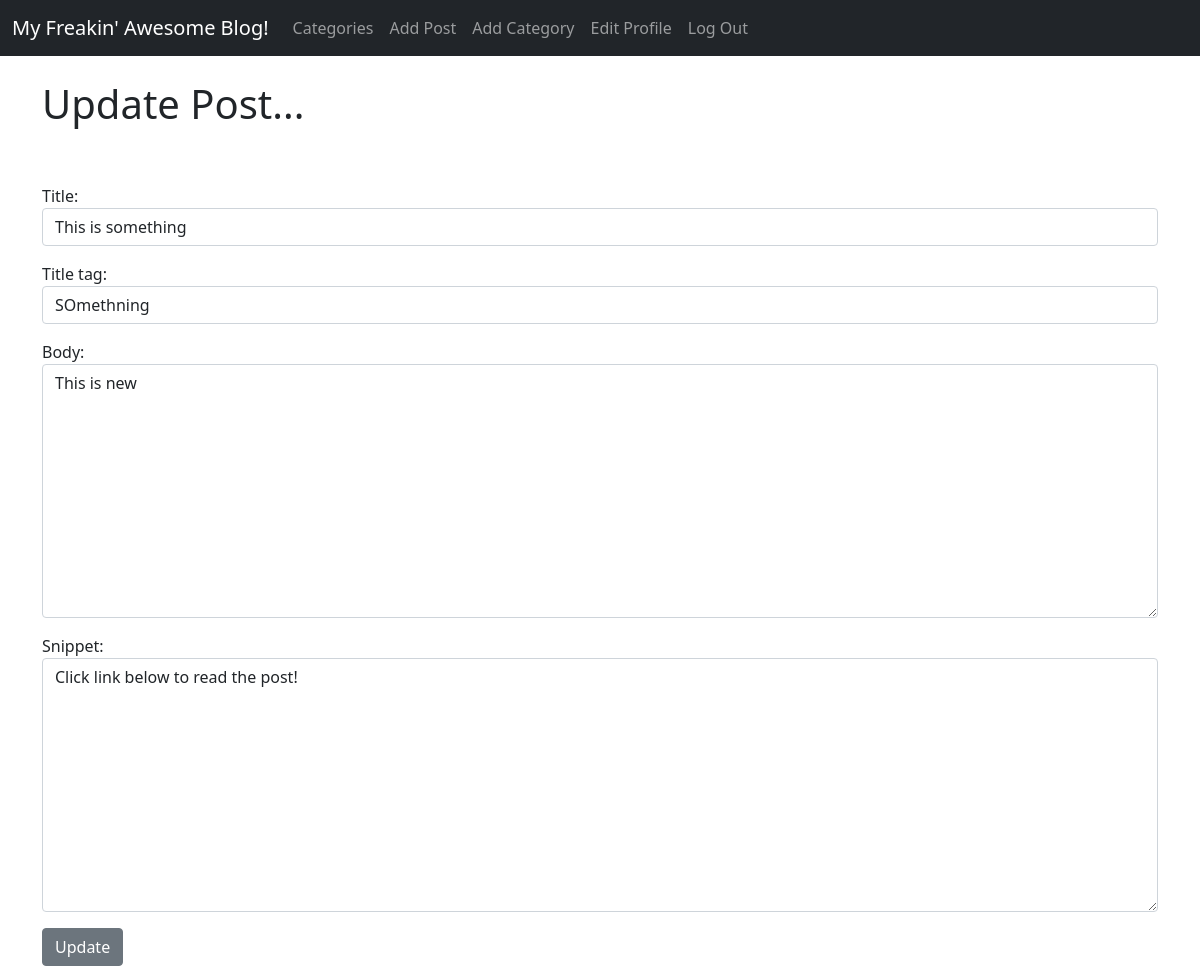
Before: /article/edit/11 (signed in) with the older database file.
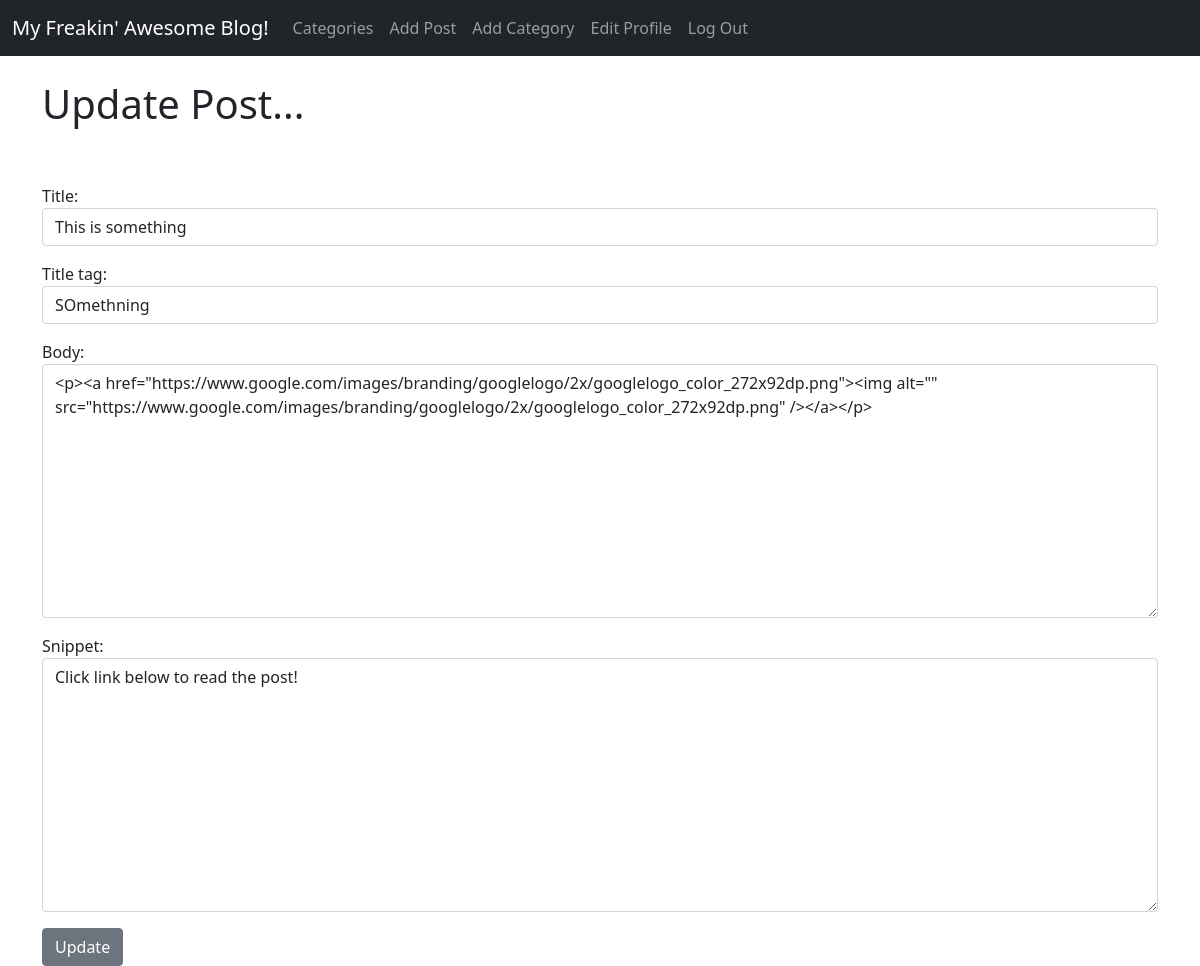
After: the same page with the newer database file.
### theblog/models.py (models this page shows, shortened)
class Post(models.Model):
    title = models.CharField(max_length=255)
    header_image = models.ImageField(null=True, blank=True, upload_to="images/")
    title_tag = models.CharField(max_length=255)
    author = models.ForeignKey(User, on_delete=models.CASCADE)
    body = RichTextField(blank=True, null=True)
    post_date = models.DateField(auto_now_add=True)
    category = models.CharField(max_length=255, default='coding')
    snippet = models.CharField(max_length=255)
    likes = models.ManyToManyField(User, related_name='blog_posts')

### theblog/views.py (the view)
# urls.py: path('article/edit/<int:pk>', UpdatePostView.as_view(), name="update_post"),
class UpdatePostView(UpdateView):
    model = Post
    form_class = EditForm
    template_name = 'update_post.html'

### theblog/forms.py
class EditForm(forms.ModelForm):
    class Meta:
        model = Post
        fields = ('title', 'title_tag', 'body', 'snippet')
        widgets = {
            'title': forms.TextInput(attrs={'class': 'form-control', 'placeholder': "This is Title Placeholder Stuff"}),
            'title_tag': forms.TextInput(attrs={'class': 'form-control'}),
            'body': forms.Textarea(attrs={'class': 'form-control'}),
            'snippet': forms.Textarea(attrs={'class': 'form-control'}),
        }

### theblog/templates/update_post.html (shortened to what this page needs)
{% extends 'base.html' %}
    {% block content %}
 {% if user.is_authenticated %}
    {% if user.id == post.author.id %}
        <h1>Update Post...</h1>
            <br><br>
            <div class="form-group">
                <form action="" method="post">
                    {{ form.as_p }}
                        <button class="btn btn-secondary">Update</button>
                </form>
            </div>
    {% else%}
            <div class="alert alert-primary" role="alert">
                Only user who created the post can delete or edit it!
            </div>
    {% endif %}
{% else %}
<h1>You are not allowed there (And you know it!...)</h1>
{% endif %}
    {% endblock %}

Changed rows visible on the page:
changed Post "This is something": body "This is new" → "<p><a href=\"https://www.google.com/images/branding/googlelogo/2x/googlelogo_color_272x92dp.png\"><img alt=\"\" src=\"https://www.google.com/images/branding/googlelogo/2x/googlelogo_color_272x92dp.png\" /></a></p>"
